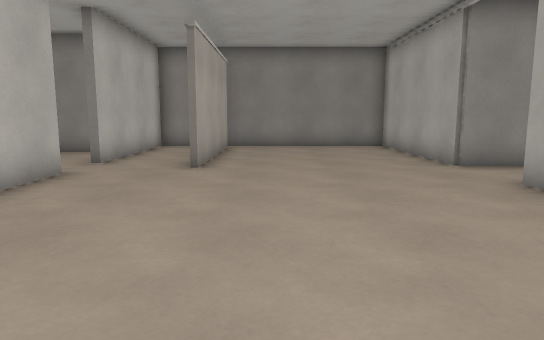
view 1 (above)

16 first-person views from a walk through a 3-D level made in the Godot game engine. The camera is 1.2 m above the floor, tilts 8° down and sees 70° across. The floor is counted in squares, 1 m on a side. Each view is taken from the middle of a square. On the plan, view 1 faces up. The plan holds only what a view shows up to about 15 squares ahead; the rest is blank.

view 2
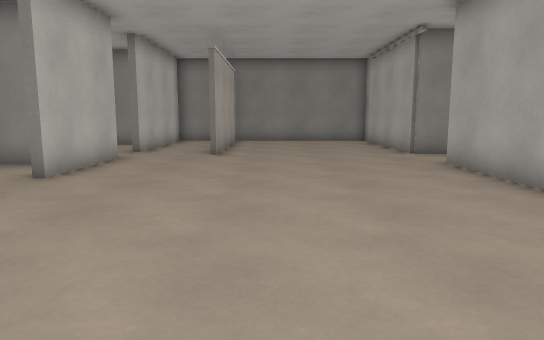

view 3
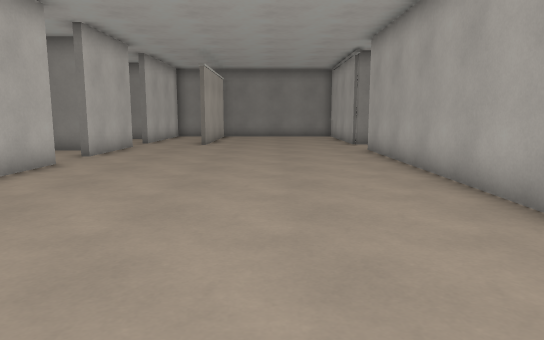

view 4
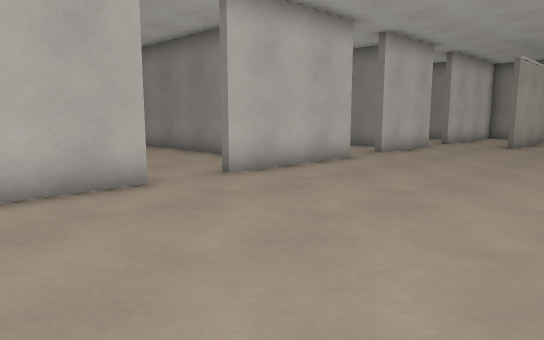

view 5
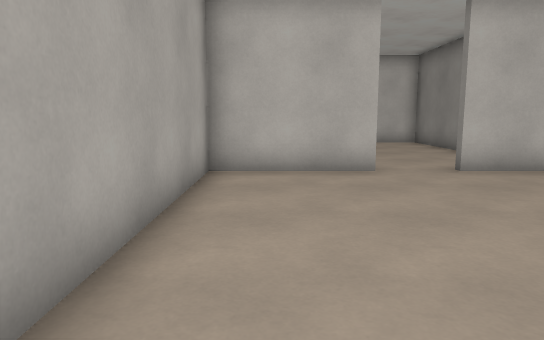

view 6
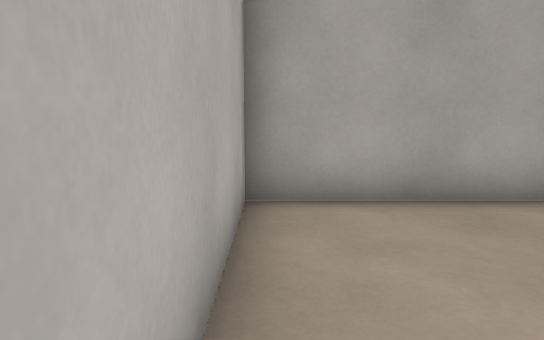

view 7
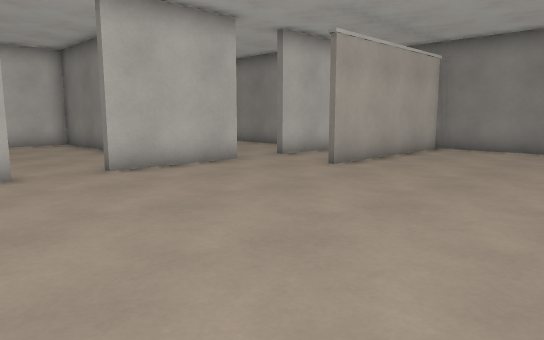

view 8
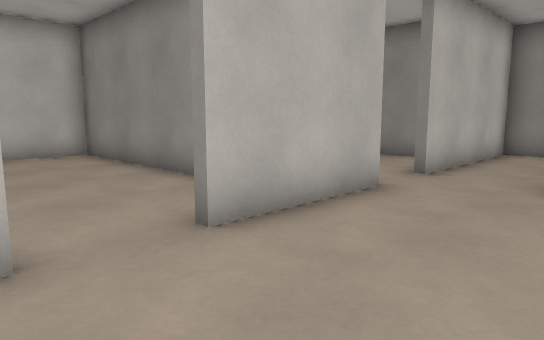

view 9
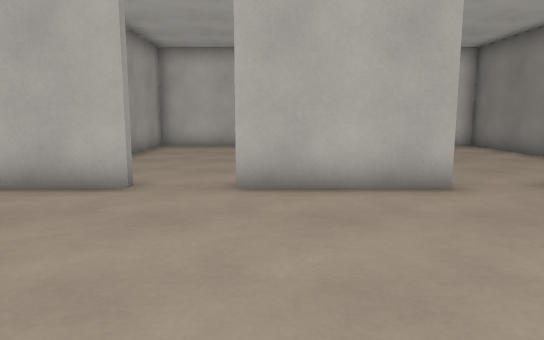

view 10
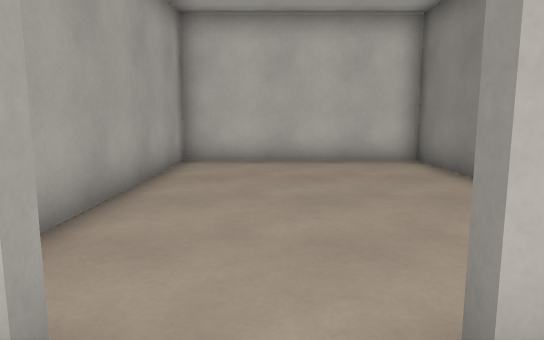

view 11
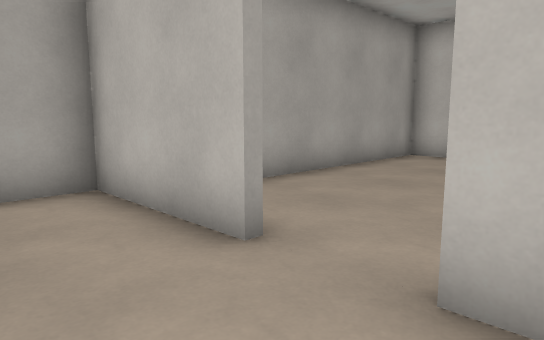

view 12
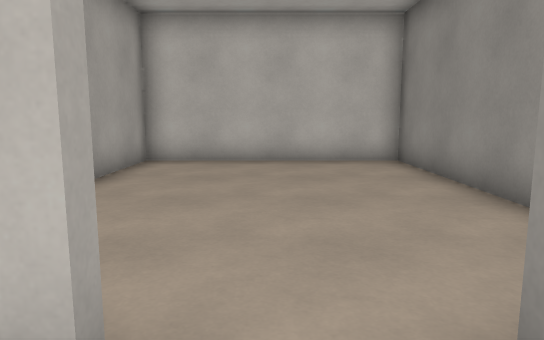

view 13
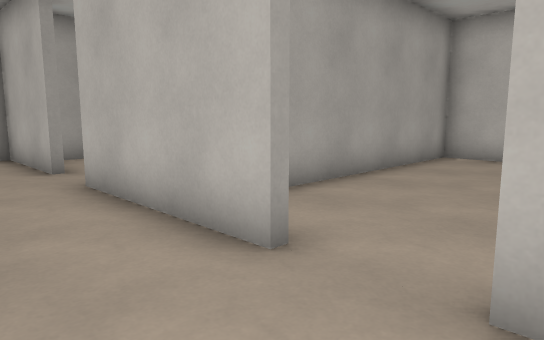

view 14
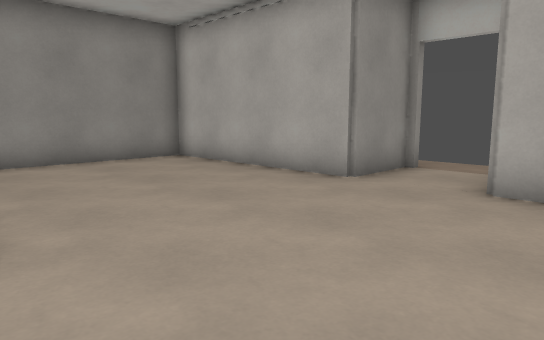

view 15
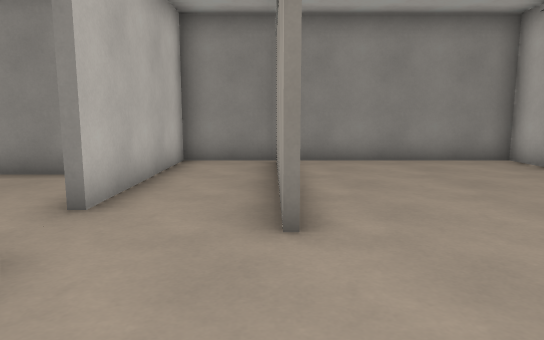

view 16
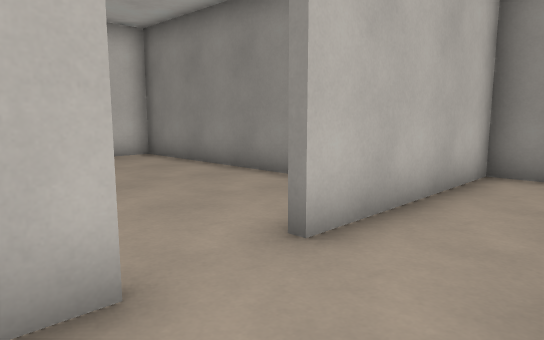

### Floor plan
Points are (right, up) in squares from view 1. A wall is a line through its corners. A room is listed if a view was taken in it or the views show most of it. See-through windows are left out.
Room 1 (views 1, 2, 3, 4, 5, 6, 7, 8, 9, 10, 11, 12, 13, 14, 15, 16)
walls: (-4.4, 2.6) (-4.4, -2); (-1.9, 8.9) (-1.9, 13.9); (-4.4, 8.1) (-4.4, 4.4); (6.6, 9.2) (4.4, 9.2) (4.4, 15.4) (-4.4, 15.4) (-4.4, 9.8); (-4.4, -3.6) (-4.4, -7.4) (4.4, -7.4) (4.4, 6.9); (-1.7, 15.1) (-1.7, 8.9)
ways out: opening at (-5, -2.5) to room 2; opening at (-5, 8.5) to room 3; opening at (-5, 3.5) to room 4
Room 2 (no view inside)
walls: (-7.5, 0.4) (-13.4, 0.4) (-13.4, -6.4) (-5.4, -6.4)
ways out: opening at (-5, -2.5) to room 1
Room 3 (no view inside)
walls: (-6, 12.9) (-13.4, 12.9) (-13.4, 6.6) (-6.8, 6.6)
ways out: opening at (-5, 8.5) to room 1
Room 4 (no view inside)
walls: (-13.4, 2.2) (-13.4, 0.6) (-6.8, 0.6); (-5.5, 6.4) (-13.4, 6.4) (-13.4, 4.1)
ways out: opening at (-5, 3.5) to room 1

Positions as (right, up) in squares from view 1, and headings:
1: (0, 0), facing up
2: (0, -3), facing up
3: (1, -7), facing up
4: (2, -7), facing up-left
5: (4, -6), facing left
6: (4, -2), facing down
7: (4, 1), facing up-left
8: (-1, 2), facing up-left
9: (2, 5), facing left
10: (-3, 9), facing left
11: (-2, -1), facing down-left
12: (-3, -3), facing left
13: (-2, 5), facing down-left
14: (-2, 5), facing up-right
15: (-2, 5), facing up
16: (-2, 7), facing up-left
